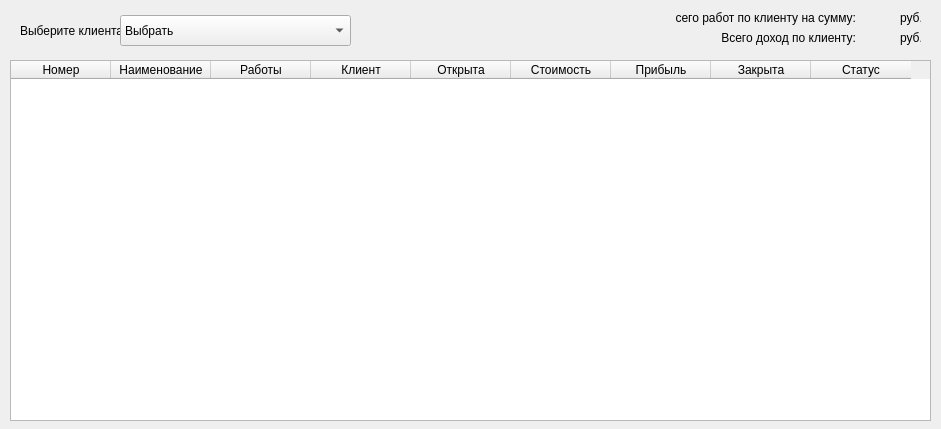
<?xml version="1.0" encoding="UTF-8"?>
<ui version="4.0">
 <class>Form</class>
 <widget class="QWidget" name="Form">
  <property name="geometry">
   <rect>
    <x>0</x>
    <y>0</y>
    <width>941</width>
    <height>429</height>
   </rect>
  </property>
  <property name="windowTitle">
   <string>Работы по клиенту</string>
  </property>
  <widget class="QTableWidget" name="tableWidget">
   <property name="geometry">
    <rect>
     <x>10</x>
     <y>60</y>
     <width>921</width>
     <height>361</height>
    </rect>
   </property>
   <property name="sizePolicy">
    <sizepolicy hsizetype="Expanding" vsizetype="Expanding">
     <horstretch>0</horstretch>
     <verstretch>0</verstretch>
    </sizepolicy>
   </property>
   <property name="editTriggers">
    <set>QAbstractItemView::DoubleClicked</set>
   </property>
   <property name="showDropIndicator" stdset="0">
    <bool>false</bool>
   </property>
   <property name="alternatingRowColors">
    <bool>true</bool>
   </property>
   <property name="selectionMode">
    <enum>QAbstractItemView::SingleSelection</enum>
   </property>
   <property name="selectionBehavior">
    <enum>QAbstractItemView::SelectRows</enum>
   </property>
   <property name="columnCount">
    <number>9</number>
   </property>
   <attribute name="horizontalHeaderVisible">
    <bool>true</bool>
   </attribute>
   <attribute name="horizontalHeaderDefaultSectionSize">
    <number>100</number>
   </attribute>
   <attribute name="horizontalHeaderShowSortIndicator" stdset="0">
    <bool>false</bool>
   </attribute>
   <attribute name="verticalHeaderVisible">
    <bool>false</bool>
   </attribute>
   <column>
    <property name="text">
     <string>Номер</string>
    </property>
   </column>
   <column>
    <property name="text">
     <string>Наименование</string>
    </property>
   </column>
   <column>
    <property name="text">
     <string>Работы</string>
    </property>
   </column>
   <column>
    <property name="text">
     <string>Клиент</string>
    </property>
   </column>
   <column>
    <property name="text">
     <string>Открыта</string>
    </property>
   </column>
   <column>
    <property name="text">
     <string>Стоимость</string>
    </property>
   </column>
   <column>
    <property name="text">
     <string>Прибыль</string>
    </property>
   </column>
   <column>
    <property name="text">
     <string>Закрыта</string>
    </property>
   </column>
   <column>
    <property name="text">
     <string>Статус</string>
    </property>
   </column>
  </widget>
  <widget class="QLabel" name="label">
   <property name="geometry">
    <rect>
     <x>20</x>
     <y>15</y>
     <width>101</width>
     <height>31</height>
    </rect>
   </property>
   <property name="text">
    <string>Выберите клиента</string>
   </property>
  </widget>
  <widget class="QComboBox" name="clientBox">
   <property name="geometry">
    <rect>
     <x>120</x>
     <y>15</y>
     <width>231</width>
     <height>31</height>
    </rect>
   </property>
   <item>
    <property name="text">
     <string>Выбрать</string>
    </property>
   </item>
  </widget>
  <widget class="QLabel" name="label_2">
   <property name="geometry">
    <rect>
     <x>675</x>
     <y>10</y>
     <width>181</width>
     <height>16</height>
    </rect>
   </property>
   <property name="text">
    <string>Всего работ по клиенту на сумму:</string>
   </property>
   <property name="alignment">
    <set>Qt::AlignRight|Qt::AlignTrailing|Qt::AlignVCenter</set>
   </property>
  </widget>
  <widget class="QLabel" name="Sum">
   <property name="geometry">
    <rect>
     <x>860</x>
     <y>10</y>
     <width>41</width>
     <height>16</height>
    </rect>
   </property>
   <property name="text">
    <string/>
   </property>
   <property name="alignment">
    <set>Qt::AlignCenter</set>
   </property>
  </widget>
  <widget class="QLabel" name="label_4">
   <property name="geometry">
    <rect>
     <x>900</x>
     <y>10</y>
     <width>21</width>
     <height>16</height>
    </rect>
   </property>
   <property name="text">
    <string>руб.</string>
   </property>
   <property name="alignment">
    <set>Qt::AlignLeading|Qt::AlignLeft|Qt::AlignVCenter</set>
   </property>
  </widget>
  <widget class="QLabel" name="label_5">
   <property name="geometry">
    <rect>
     <x>900</x>
     <y>30</y>
     <width>21</width>
     <height>16</height>
    </rect>
   </property>
   <property name="text">
    <string>руб.</string>
   </property>
   <property name="alignment">
    <set>Qt::AlignLeading|Qt::AlignLeft|Qt::AlignVCenter</set>
   </property>
  </widget>
  <widget class="QLabel" name="label_6">
   <property name="geometry">
    <rect>
     <x>675</x>
     <y>30</y>
     <width>181</width>
     <height>16</height>
    </rect>
   </property>
   <property name="text">
    <string>Всего доход по клиенту:</string>
   </property>
   <property name="alignment">
    <set>Qt::AlignRight|Qt::AlignTrailing|Qt::AlignVCenter</set>
   </property>
  </widget>
  <widget class="QLabel" name="Profit">
   <property name="geometry">
    <rect>
     <x>860</x>
     <y>30</y>
     <width>41</width>
     <height>16</height>
    </rect>
   </property>
   <property name="text">
    <string/>
   </property>
   <property name="alignment">
    <set>Qt::AlignCenter</set>
   </property>
  </widget>
  <widget class="QLabel" name="warn">
   <property name="geometry">
    <rect>
     <x>370</x>
     <y>10</y>
     <width>301</width>
     <height>41</height>
    </rect>
   </property>
   <property name="styleSheet">
    <string notr="true">color: red;</string>
   </property>
   <property name="text">
    <string/>
   </property>
   <property name="alignment">
    <set>Qt::AlignCenter</set>
   </property>
  </widget>
 </widget>
 <resources/>
 <connections/>
</ui>
